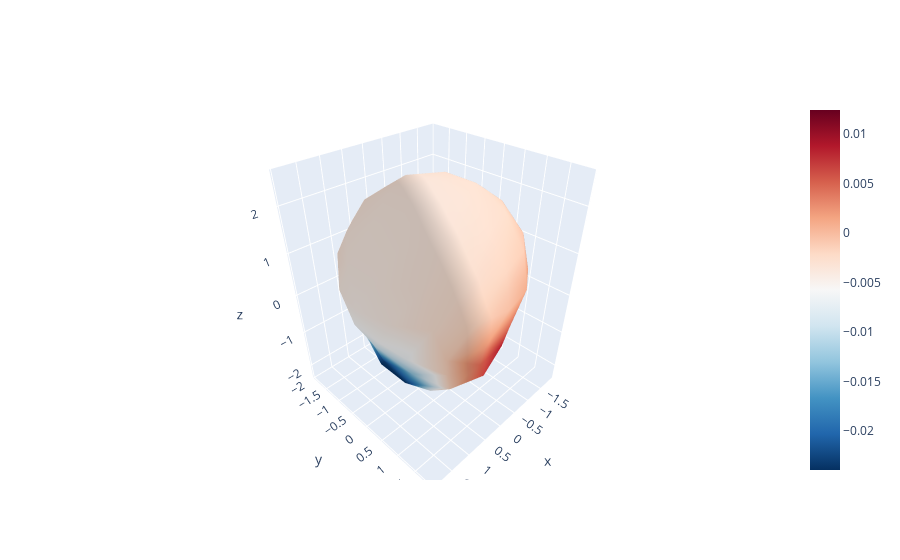

Notebook code for this chart:
### Code cell
phi = Model.phi_known('G_Yukawa','react',Post.mesh.mol_verts,'molecule')
Post.plot_interface_3D_known(Post,phi,Post.mesh.mol_verts,Post.mesh.mol_faces);
